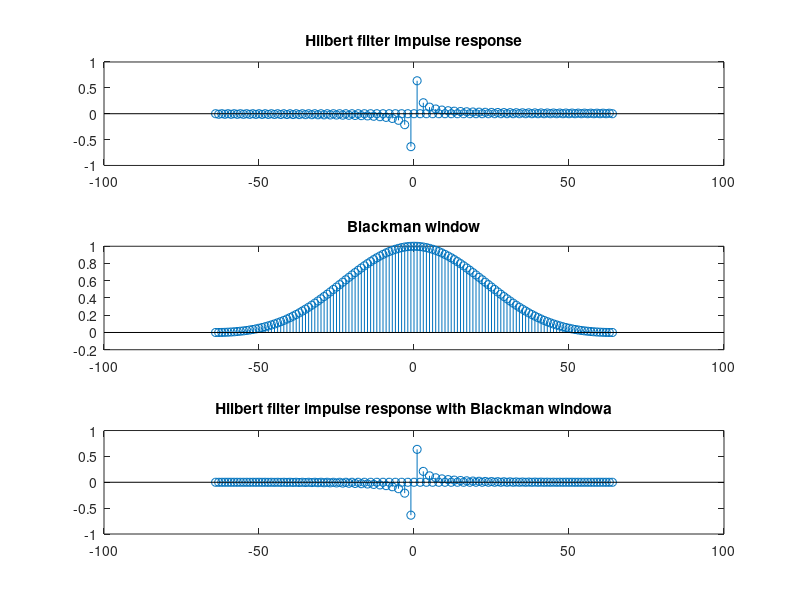
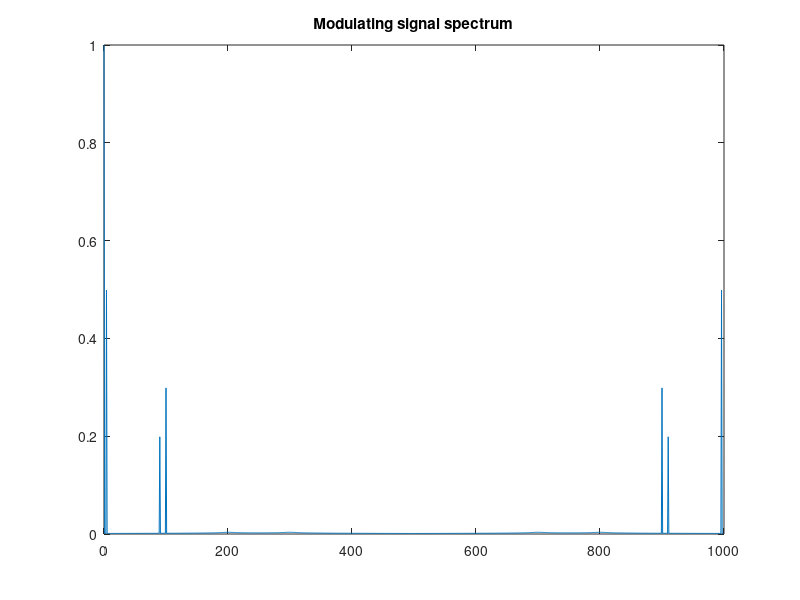
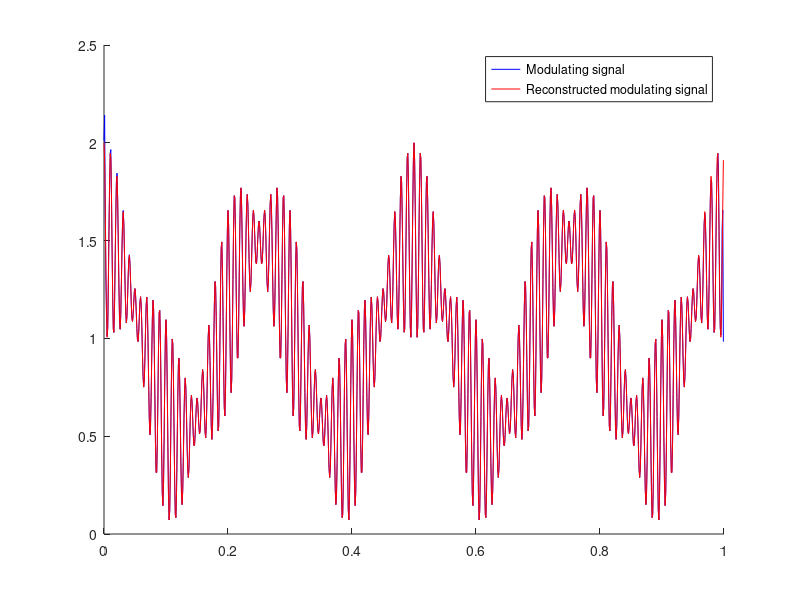
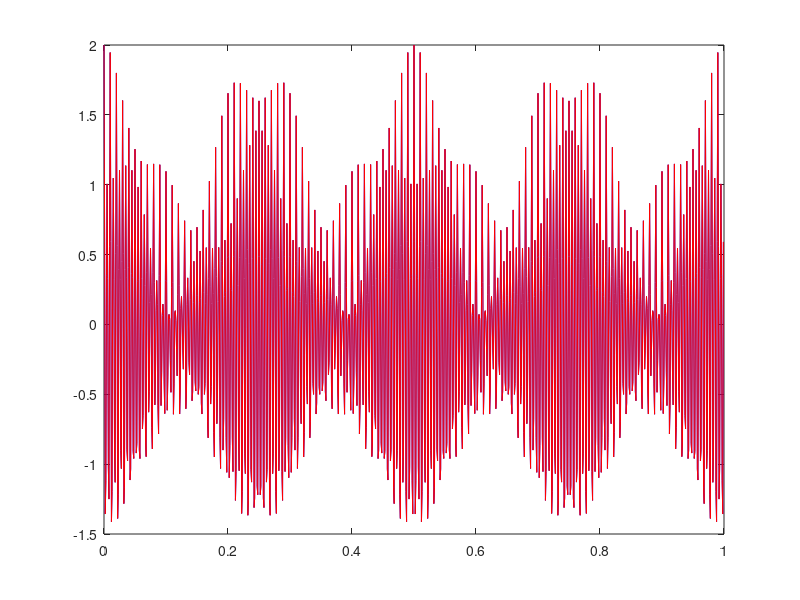

MATLAB code to generate these figures, in order:
%% Load the signal
clear all; close all; clc;

x = load('lab08_am.mat').s9;    % Signal

%% Generate Hilbert filter
fs = 1000;          % Sampling freq.
fc = 200;           % Carrier freq.
t = 0:1/fs:1-1/fs;  % Time vector
M = 64;             % Half of the filter length
N = 2*M+1;          % Filter length
n = -M:M;           % Samples
h=(1-cos(pi*n))./(pi*n); h(M+1)=0;  % Filter impulse response
figure; subplot(311); stem(n, h); title('Hilbert filter impulse response');

%% Generate blackman window
w = blackman(2*M+1)';   % Window
h = h.*w;             % Use window on filter
subplot(312); stem(n, w); title('Blackman window');
subplot(313); stem(n, h); title('Hilbert filter impulse response with Blackman windowa');

%% Demodulate the signal
y = conv(x, h);                 % Filter the signal
y = y(M+1:end-M);               % Delete samples
m = sqrt(x.^2 + y.^2);          % Modulating signal
Sm = fft(m)/length(m);          % Spectrum of modulating signal
Sm(2:end) = 2*Sm(2:end);        % Correct the amplitude for harmonics
f = (0:length(Sm)-1)*fs/length(Sm);
figure; plot(f, abs(Sm)); title('Modulating signal spectrum');

A1 = 0.5; A2 = 0.2; A3 = 0.3;  % Read the coeffs
f1 = 4; f2 = 90; f3 = 100;
mr = 1 + A1*cos(2*pi*f1*t) + A2*cos(2*pi*f2*t) + A3*cos(2*pi*f3*t); % Reconstructed m

figure; hold on;
plot(t, m, 'b', t, mr, 'r');
legend('Modulating signal', 'Reconstructed modulating signal');

xc = cos(2*pi*fc*t);                    % Carrier signal
xr = mr.*xc;                            % Reconstructed x
figure;
plot(t, x, 'b', t, xr, 'r');